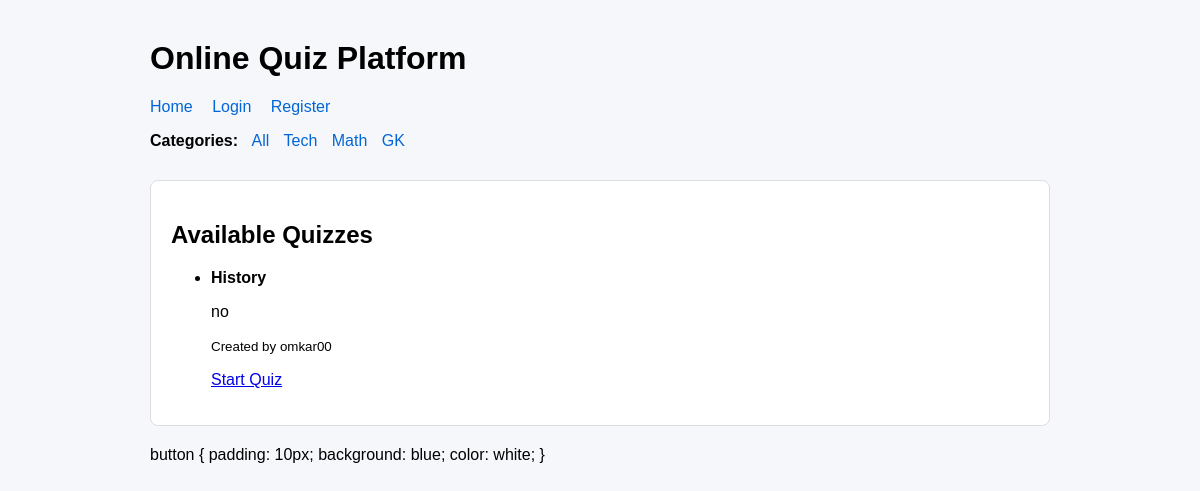
The app's page /, older data.
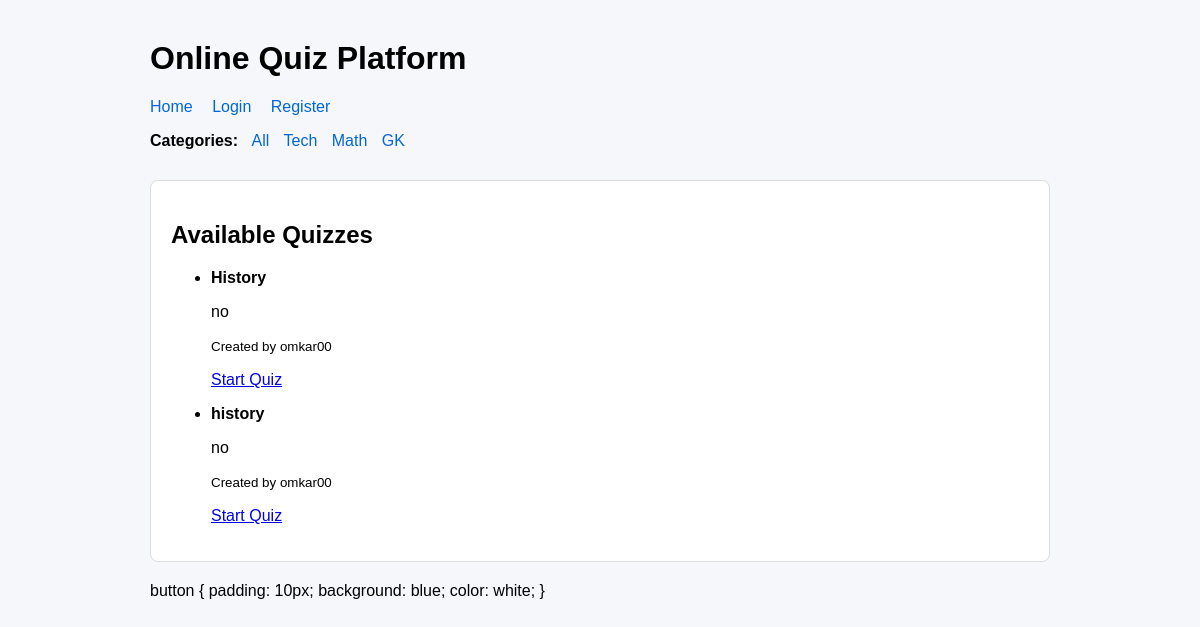
The same page, newer data.
### quiz/models.py (models this page shows, shortened)
class Quiz(models.Model):
    CATEGORY_CHOICES = [
        ('tech', 'Technology'),
        ('math', 'Mathematics'),
        ('gk', 'General Knowledge'),
    ]
    DIFFICULTY_CHOICES = [
        ('easy', 'Easy'),
        ('medium', 'Medium'),
        ('hard', 'Hard'),
    ]
    title = models.CharField(max_length=200)
    description = models.TextField(blank=True)
    category = models.CharField(max_length=50, choices=CATEGORY_CHOICES, default='tech')
    difficulty = models.CharField(max_length=50, choices=DIFFICULTY_CHOICES, default='easy')
    created_by = models.ForeignKey(User, on_delete=models.CASCADE)
    created_at = models.DateTimeField(auto_now_add=True)

### quiz/views.py (the view)
# urls.py: path('', views.home, name='home'),
def home(request):
    category = request.GET.get('category')
    if category:
        quizzes = Quiz.objects.filter(category=category)
    else:
        quizzes = Quiz.objects.all()
    return render(request, 'home.html', {'quizzes': quizzes})

### quiz/templates/home.html (shortened to what this page needs)
{% extends 'base.html' %}
{% block content %}
<div class="card">
    <h2>Available Quizzes</h2>
    {% if quizzes %}
    <ul>
        {% for quiz in quizzes %}
        <li>
            <strong>{{ quiz.title }}</strong>
            <p>{{ quiz.description|default:'No description available' }}</p>
            <small>Created by {{ quiz.created_by.username }}</small>
            <p><a href="{% url 'start_quiz' quiz.id %}">Start Quiz</a></p>
        </li>
        {% endfor %}
    </ul>
    {% endif %}
</div>
{% endblock %}

Row changes from the older to the newer data that the page shows:
added Quiz: title "history", description "no", created_by.username "omkar00"
